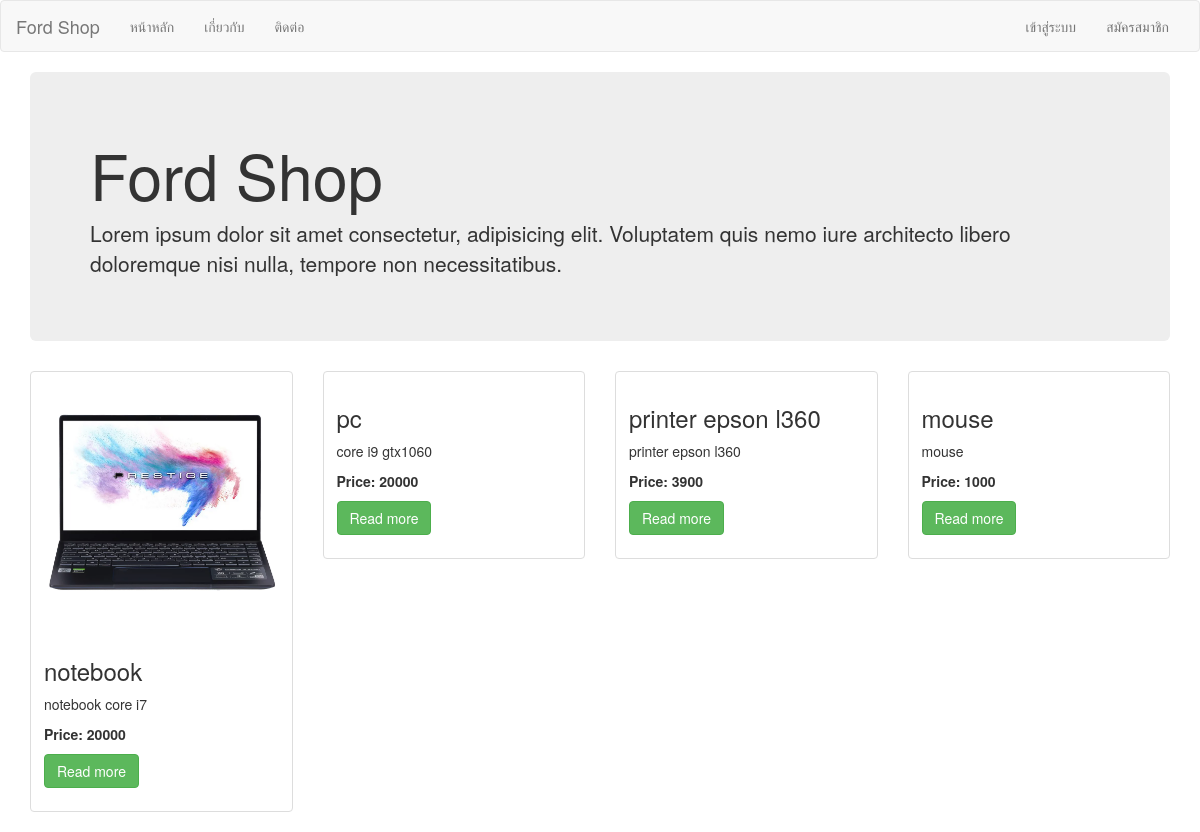
The page / on the database its author committed.
### tables this page shows
CREATE TABLE `product` (
  `id` int(11) NOT NULL,
  `name` varchar(100) NOT NULL,
  `description` varchar(500) NOT NULL,
  `price` double NOT NULL,
  `unitInstock` int(11) NOT NULL,
  `picture` varchar(100) NOT NULL
);

### index.php (the view, shortened to what this page needs)
<?php
    include("connect.php");
?>
<!DOCTYPE html>
<html lang="en">
<head>
    <link rel="stylesheet" href="css/bootstrap.min.css">
</head>
<body>
    <nav class="navbar navbar-default">
        <div class="container-fluid">
            <div class="navbar-header">
                <a class="navbar-brand" href="">Ford Shop</a>
            </div>
            <div class="collapse navbar-collapse" id="bs-example-navbar-collapse-1">
                <ul class="nav navbar-nav">
                    <li><a href="#">หน้าหลัก</a></li>
                    <li><a href="#">เกี่ยวกับ</a></li>
                    <li><a href="#">ติดต่อ</a></li>
                </ul>
                <ul class="nav navbar-nav navbar-right">
                <?php
                    if(isset($_SESSION['id'])){
                ?>
                    <li class="dropdown">
                        <a href="#" class="dropdown-toggle" data-toggle="dropdown"role="button"aria-haspopup="true"aria-expanded="false">
                        <i class="glyphicon glyphicon-user"></i>
                            ยินดีต้อนรับ <?php echo $_SESSION ['name']?> <span class="caret"></span>
                        </a>
                        <ul class="dropdown-menu">
                            <li><a href="#">โปรไฟล์</a></li>
                            <li><a href="#">รายการสั่งซื้อ</a></li>
                            <li role="separator" class="divider"></li>
                            <li><a href="logout.php">ออกจากระบบ</a></li>
                        </ul>
                    </li>
                    <li>
                        <a href="#">
                            <i class="glyphicon glyphicon-shopping-cart"></i>(0)
                        </a>
                    </li>
                    <?php
                    }
                    else{
                    ?>
                    <li><a href="login.php">เข้าสู่ระบบ</a></li>
                    <li><a href="#">สมัครสมาชิก</a></li>
                    <?php
                    }
                    ?>
                </ul>
            </div>
        </div>
    </nav>
    <div class="container">
                    <div class="jumbotron">
                        <h1>Ford Shop</h1>
                        <p class="lead">Lorem ipsum dolor sit amet consectetur, adipisicing elit. Voluptatem quis nemo iure architecto libero doloremque nisi nulla, tempore non necessitatibus.</p>
                    </div>
    </div>
    <div class="container">
           <div class = "row">
           <?php
                $sql = "SELECT * FROM product ORDER BY id";
                $result = $conn->query($sql);
                if(!$result){
                    echo "Error during data retrieval";
                }
                else{
                    while($prd=$result->fetch_object()){
                ?>
                <div class="col-lg-3 col-md-4 col-sm-6 col-xs-12">
                <div class="thumbnail">
                <a href="productdetail.php?pid=<?php echo $prd->id;?>">
                    <img src="images/products/<?php echo $prd->picture;?>" alt=""></a>
                    <div class="caption">
                        <h3><?php echo $prd->name?></h3>
                        <p><?php echo $prd->description?></p>
                        <p>
                        <strong>Price: <?php echo $prd->price?>
                        </strong>
                        </p>
                         <p>
                            <a href="#" class="btn btn-success">Read more</a>
                         </p>
                    </div>
                </div>
           </div>
                <?php
                    }
                }
           ?>
           </div>
    </div>
</body>
</html>

### rows shown on the page
product: picture (picture), name "notebook", description "notebook core i7", price "20000"
product: name "pc", description "core i9 gtx1060", price "20000"
product: name "printer epson l360", description "printer epson l360", price "3900"
product: name "mouse", description "mouse", price "1000"
